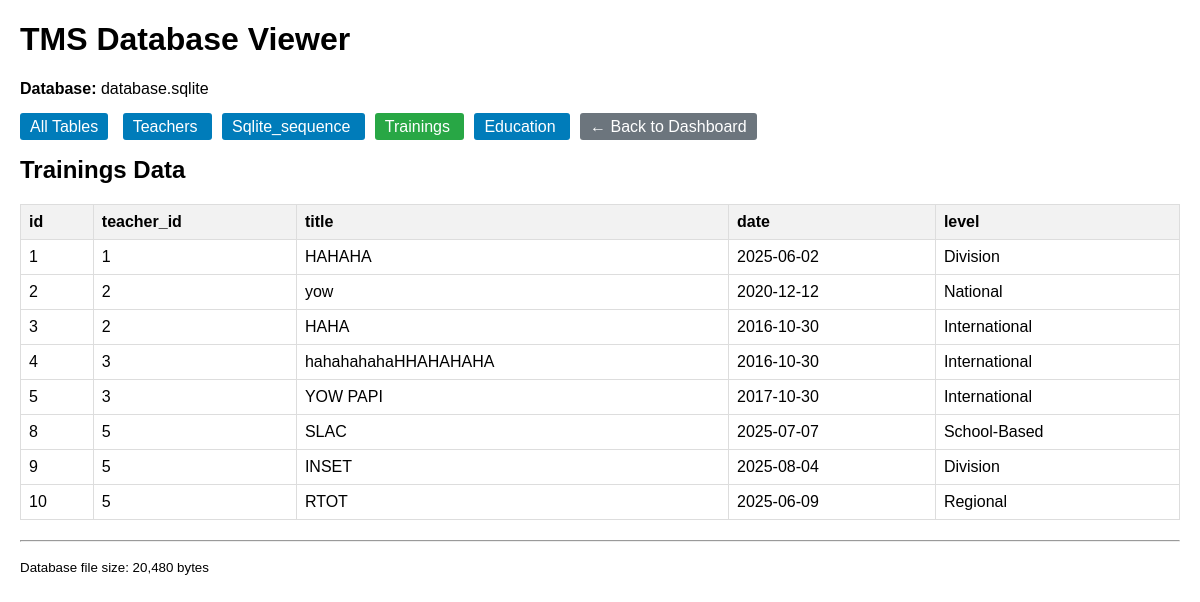
Page /db_viewer.php?table=trainings on the earlier database version.
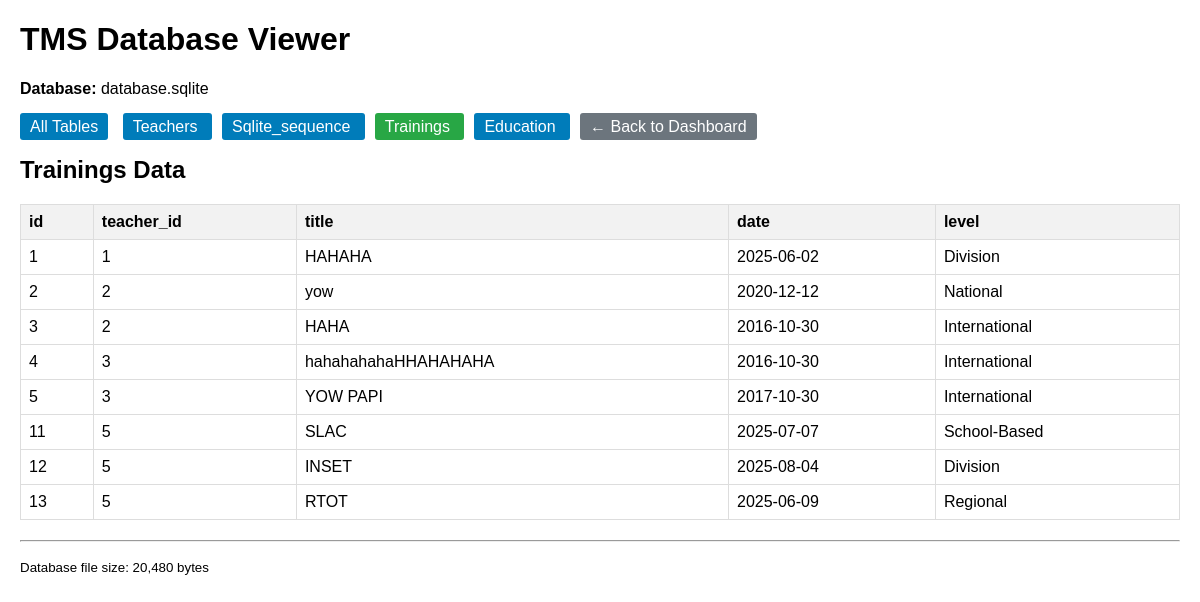
Same page on the later database version.
### tables this page shows
CREATE TABLE trainings (
  id INTEGER PRIMARY KEY AUTOINCREMENT,
  teacher_id INTEGER,
  title TEXT,
  date TEXT,
  level TEXT,
  FOREIGN KEY (teacher_id) REFERENCES teachers(id)
);

### db_viewer.php (the view, shortened to what this page needs)
<?php
$dbFile = 'database.sqlite';
$db = new SQLite3($dbFile);
$tables = [];
$result = $db->query("SELECT name FROM sqlite_master WHERE type='table'");
while ($row = $result->fetchArray()) {
    $tables[] = $row['name'];
}
$selectedTable = $_GET['table'] ?? '';
?>
<!DOCTYPE html>
<html>
<head>
</head>
<body>
    <h1>TMS Database Viewer</h1>
    <p><strong>Database:</strong> <?= $dbFile ?></p>
    <div class="nav">
        <a href="db_viewer.php">All Tables</a>
        <?php foreach ($tables as $table): ?>
            <a href="?table=<?= $table ?>" class="<?= $selectedTable === $table ? 'active' : '' ?>">
                <?= ucfirst($table) ?>
            </a>
        <?php endforeach; ?>
        <a href="dashboard.html" style="background: #6c757d;">← Back to Dashboard</a>
    </div>
    <?php if (empty($selectedTable)): ?>
        <h2>Database Schema</h2>
        <?php foreach ($tables as $table): ?>
            <h3><?= ucfirst($table) ?> Table</h3>
            <table>
                <tr><th>Column</th><th>Type</th><th>Not Null</th><th>Default</th><th>Primary Key</th></tr>
                <?php
                $result = $db->query("PRAGMA table_info($table)");
                while ($row = $result->fetchArray()):
                ?>
                <tr>
                    <td><?= $row['name'] ?></td>
                    <td><?= $row['type'] ?></td>
                    <td><?= $row['notnull'] ? 'Yes' : 'No' ?></td>
                    <td><?= $row['dflt_value'] ?? 'NULL' ?></td>
                    <td><?= $row['pk'] ? 'Yes' : 'No' ?></td>
                </tr>
                <?php endwhile; ?>
            </table>
        <?php endforeach; ?>
    <?php else: ?>
        <h2><?= ucfirst($selectedTable) ?> Data</h2>
        <?php
        $result = $db->query("SELECT * FROM $selectedTable");
        if ($result):
            $firstRow = $result->fetchArray(SQLITE3_ASSOC);
            if ($firstRow):
                $result->reset();
        ?>
        <table>
            <tr>
                <?php foreach (array_keys($firstRow) as $column): ?>
                    <th><?= $column ?></th>
                <?php endforeach; ?>
            </tr>
            <?php while ($row = $result->fetchArray(SQLITE3_ASSOC)): ?>
            <tr>
                <?php foreach ($row as $value): ?>
                    <td><?= htmlspecialchars($value ?? 'NULL') ?></td>
                <?php endforeach; ?>
            </tr>
            <?php endwhile; ?>
        </table>
        <?php else: ?>
            <p>No data found in <?= $selectedTable ?> table.</p>
        <?php endif; ?>
        <?php endif; ?>
    <?php endif; ?>
    <hr>
    <p><small>Database file size: <?= number_format(filesize($dbFile)) ?> bytes</small></p>
</body>
</html>

### db_viewer.php (style rules this page uses)
body { font-family: Arial, sans-serif; margin: 20px; }
table { border-collapse: collapse; width: 100%; margin: 20px 0; }
th, td { border: 1px solid #ddd; padding: 8px; text-align: left; }
th { background-color: #f2f2f2; }
.nav { margin: 20px 0; }
.nav a { margin-right: 10px; padding: 5px 10px; background: #007cba; color: white; text-decoration: none; border-radius: 3px; }
.nav a.active { background: #28a745; }

Differences in the rows shown:
removed trainings: id "8", teacher "5", title "SLAC", date "2025-07-07", level "School-Based"
removed trainings: id "9", teacher "5", title "INSET", date "2025-08-04", level "Division"
removed trainings: id "10", teacher "5", title "RTOT", date "2025-06-09", level "Regional"
added trainings: id "11", teacher "5", title "SLAC", date "2025-07-07", level "School-Based"
added trainings: id "12", teacher "5", title "INSET", date "2025-08-04", level "Division"
added trainings: id "13", teacher "5", title "RTOT", date "2025-06-09", level "Regional"
